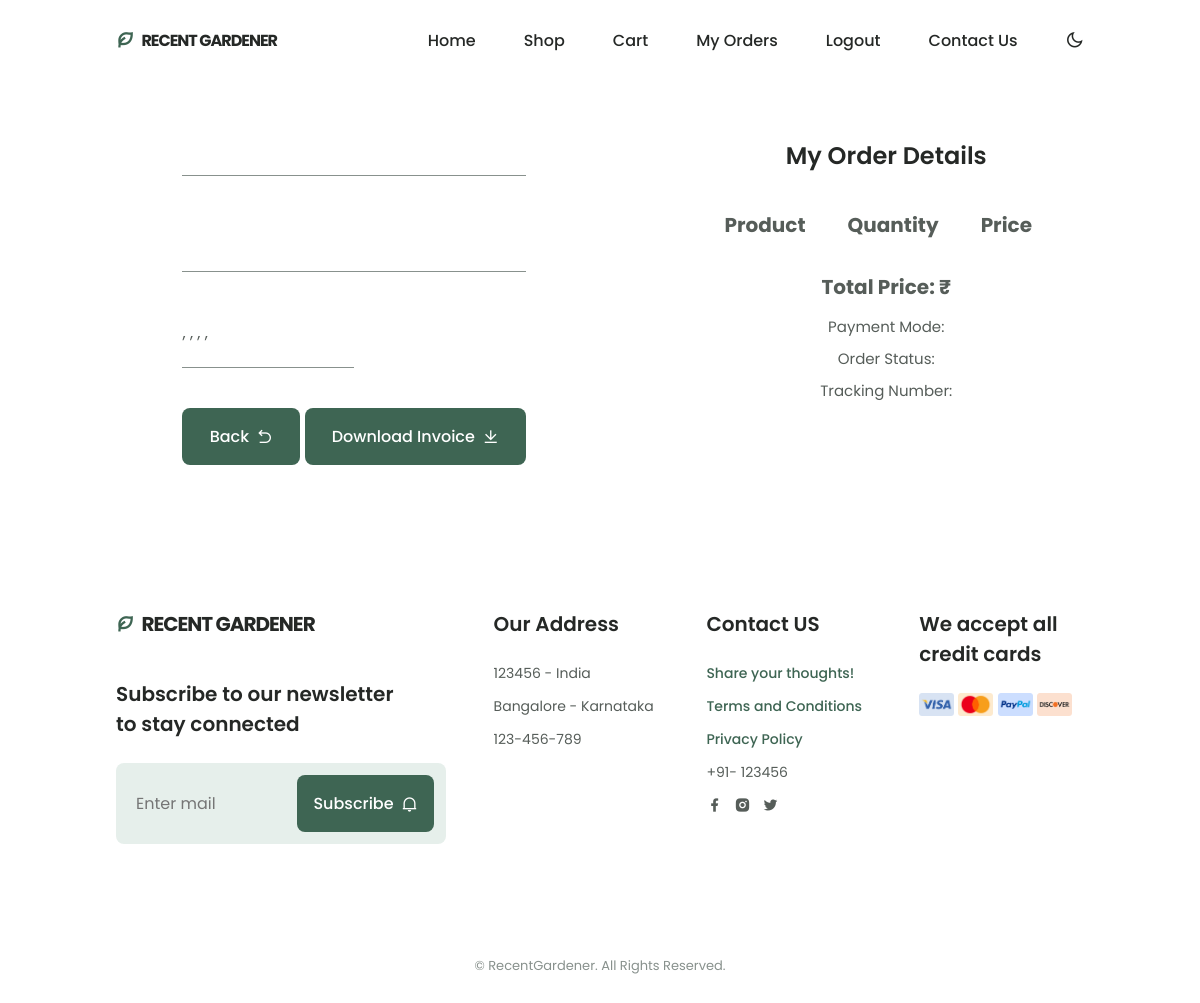
/viewuserorders/demo7491403 (signed in), run on an earlier commit of the app's database.
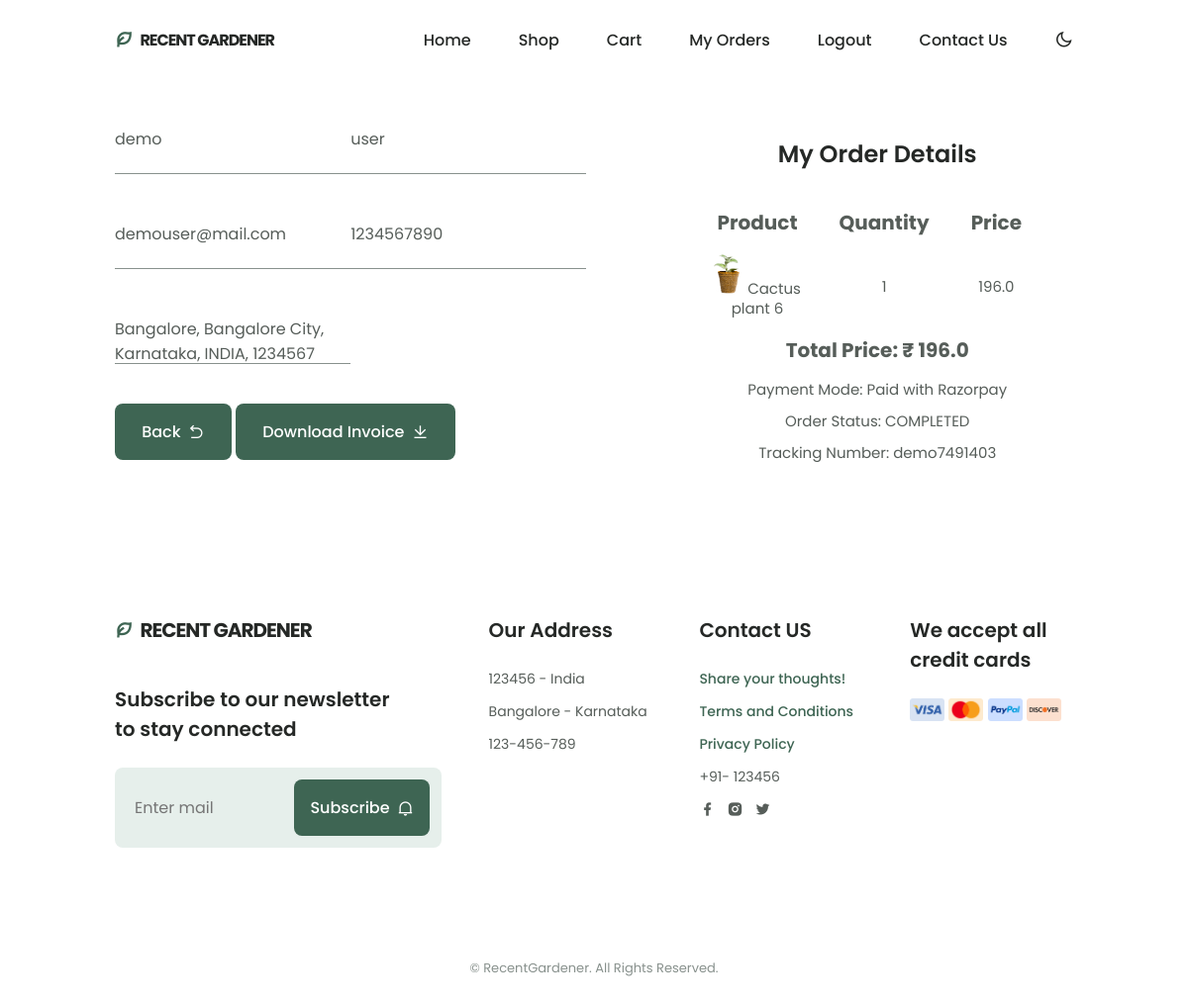
And on a later commit of the database.
### plantswebsite/models.py (models this page shows, shortened)
class Order(models.Model):
    user = models.ForeignKey(User, on_delete=models.CASCADE)
    fname = models.CharField(max_length=150, null=False)
    lname = models.CharField(max_length=150, null=False)
    email = models.CharField(max_length=150, null=False)
    phone = models.CharField(max_length=150, null=False)
    address = models.TextField(null=False)
    city = models.CharField(max_length=150, null=False)
    state = models.CharField(max_length=150, null=False)
    country = models.CharField(max_length=150, null=False)
    pincode = models.CharField(max_length=150, null=False)
    total_price = models.FloatField(null=False)
    payment_mode = models.CharField(max_length=150, null=False)
    payment_id = models.CharField(max_length=250, null=True,blank=True)
    orderstatus = (
        ('PENDING','PENDING'),
        ('OUT FOR SHIPPING','OUT FOR SHIPPING'),
        ('COMPLETED','COMPLETED'),
    )
    status = models.CharField(choices=orderstatus, max_length=150, default='PENDING')
    message = models.TextField(blank=True, null=True)
    tracking_number = models.CharField(max_length=150, blank=True, null=True)
    created_at = models.DateTimeField(auto_now_add=True)
    updated_at = models.DateTimeField(auto_now=True)

class OrderItem(models.Model):
    order = models.ForeignKey(Order, on_delete=models.CASCADE)
    product = models.ForeignKey(Plants, on_delete=models.CASCADE)
    price = models.FloatField(null=False)
    quantity = models.IntegerField(null=False)

class Plants(models.Model):
    class Meta:
        verbose_name_plural = 'Plants'
        verbose_name = 'Plant'
    name = models.CharField(max_length=244, blank=False, null=True)
    price = models.FloatField(blank=False, null=True)
    original_price = models.FloatField(blank=True, null=True)
    description = models.CharField(max_length=244, blank=True, null=True)
    image = models.ImageField(blank=True, null=True, upload_to='plants')
    quantity = models.IntegerField(null=False, blank=False)
    status = models.BooleanField(default=False, help_text="0-default, 1-Hidden")
    trending = models.BooleanField(default=False, help_text="0-default, 1-Hidden")
    highlights_one = models.CharField(max_length=128, blank=True, null=True)
    highlights_two = models.CharField(max_length=128, blank=True, null=True)
    highlights_three = models.CharField(max_length=128, blank=True, null=True)
    highlights_four = models.CharField(max_length=128, blank=True, null=True)

### plantswebsite/views.py (the view)
# urls.py: path('viewuserorders/<str:t_no>', views.viewuserorders, name="viewuserorders"),
def viewuserorders(request, t_no):
    order = Order.objects.filter(tracking_number=t_no).filter(user=request.user).first()
    orderitems = OrderItem.objects.filter(order=order)
    context = {'order': order, 'orderitems': orderitems}
    return render(request, "plantswebsite/viewuserorders.html", context)

### plants/context_processors.py (called while the page is built)
def project_context(request):
    context = {
        'me': LandingScreen.objects.first(),
    }
    return context

### plantswebsite/templates/plantswebsite/viewuserorders.html (shortened to what this page needs)
{% extends 'plantswebsite/base.html' %}
{% load static %}
{% block content %}
<section class="checkout section" id="checkout">
    <div class="contact__container container grid">
        <div class="container">
            <div class="checkout__inputs contact__container">
                <div class="checkout__content">
                    {{ order.fname }}
                </div>
                <div class="checkout__content">
                    {{ order.lname }}
                </div>
                <div class="checkout__content">
                    {{ order.email }}
                </div>
                <div class="checkout__content">
                    {{ order.phone }}
                </div>
                <div class="checkout__content">
                        {{ order.address }},
                        {{ order.city }},
                        {{ order.state }},
                        {{ order.country }},
                        {{ order.pincode }}
                </div>
            </div>
            <div class="contact__container">
                <a href="{% url 'plantswebsite:myorders' %}" class="button button--flex">
                    Back
                    <i class="ri-arrow-go-back-line button__icon"></i>
                </a>
                <a href="{% url 'plantswebsite:render_pdf_view' order.tracking_number %}" class="button button--flex">
                    Download Invoice
                    <i class="ri-download-line button__icon"></i>
                </a>
            </div>
        </div>
        <div class="contact__box checkout_table">
            <h2 class="section__title-centers">
                My Order Details
            </h2>
            <div class="checkout__data section__title-table">
                <div class="contact__information">
                        <table class="table-stripeds">
                            <thead>
                                <tr>
                                    <th class="table_th">Product</th>
                                    <th class="table_th">Quantity</th>
                                    <th class="table_th">Price</th>
                                </tr>
                            </thead>
                            <tbody>
                                {% for item in orderitems %}
                                    <tr>
                                        <td class="table_td">
                                            <img src="{{ item.product.image.url }}" class="me-2" height="30px" width="30px">
                                            {{ item.product.name }}
                                        </td>
                                        <td class="table_td">{{ item.quantity }}</td>
                                        <td class="table_td">{{ item.price }}</td>
                                    </tr>
                                {% endfor %}
                            </tbody>
                        </table>
                        <div class="footer_content">
                            <div class="footer_cards">
                                <h4 class="section__title-centers">
                                    Total Price:
                                    <span> ₹ {{ order.total_price }} </span>
                                </h4>
                                <ul class="footer__data">
                                <li class="section__title-centers table_td"> Payment Mode: <span class="table_td">{{ order.payment_mode }}</span> </li>
                                <li class="section__title-centers table_td"> Order Status: <span class="table_td">{{ order.status }}</span> </li>
                                <li class="section__title-centers table_td"> Tracking Number: <span class="table_td">{{ order.tracking_number }}</span> </li>
                                </ul>
                            </div>
                        </div>
                </div>
            </div>
        </div>
    </div>
</section>
{%endblock%}

### plantswebsite/templates/plantswebsite/base.html (shortened to what this page needs)
{% load static %}
<!DOCTYPE html>
<html lang="en">
<head>
    <link href="https://cdn.jsdelivr.net/npm/remixicon@2.5.0/fonts/remixicon.css" rel="stylesheet">
    <link rel="stylesheet" href="https://unpkg.com/swiper@7.0.5/swiper-bundle.min.css">
    <link rel="stylesheet" href="//code.jquery.com/ui/1.13.2/themes/base/jquery-ui.css">
    <link href="{% static 'css/style.css' %}" rel="stylesheet">
</head>
<body>
    {% include 'plantswebsite/partials/nav.html' %}
    {% block content %}
    {% endblock %}
    {% include 'plantswebsite/partials/footer.html' %}
</body>
</html>

### plantswebsite/templates/plantswebsite/partials/nav.html (shortened to what this page needs)
{% load static %}
<header class="header" id="header">
    <nav class="nav container">
        <a href="{% url 'plantswebsite:home' %}" class="nav__logo">
            <i class="ri-leaf-line nav__logo-icon"></i> Recent Gardener
        </a>
        <div class="nav__menu" id="nav-menu">
            <ul class="nav__list">
                <li class="nav__item">
                    <a href="{% url 'plantswebsite:home' %}" class="nav__link">Home</a>
                </li>
                <li class="nav__item">
                    <a href="{% url 'plantswebsite:shop' %}" class="nav__link">Shop</a>
                </li>
                {% if request.user.is_authenticated %}
                    <li class="nav__item">
                        <a href="{% url 'plantswebsite:cart' %}" class="nav__link qty-input">Cart{{ cart.product_quantity }}</a>
                    </li>
                {% else %}
                    <li class="nav__item">
                        <a href="{% url 'plantswebsite:login' %}" class="nav__link">Cart</a>
                    </li>
                {% endif %}
                {% if request.user.is_authenticated %}
                    <li class="nav__item">
                        <a href="{% url 'plantswebsite:myorders' %}" class="nav__link">My Orders</a>
                    </li>
                {% endif %}
                {% if request.user.is_authenticated %}
                <li class="nav__item">
                    <a href="{% url 'plantswebsite:logout' %}" class="nav__link">Logout</a>
                </li>
            {% else %}
                <li class="nav__item">
                    <a href="{% url 'plantswebsite:login' %}" class="nav__link">Login/Register</a>
                </li>
            {% endif %}
                <li class="nav__item">
                    <a href="{% url 'plantswebsite:contact' %}" class="nav__link">Contact Us</a>
                </li>
            </ul>
        </div>
        <div class="nav__btns">
            <i class="ri-moon-line change-theme" id="theme-button"></i>
        </div>
    </nav>
</header>

### plantswebsite/templates/plantswebsite/partials/footer.html (shortened to what this page needs)
{% load static %}
<footer class="footer section">
    <div class="footer__container container grid">
        <div class="footer__content">
            <a href="#" class="footer__logo">
                <i class="ri-leaf-line footer__logo-icon"></i> Recent Gardener
            </a>
            <h3 class="footer__title">
                Subscribe to our newsletter <br> to stay connected
            </h3>
            <form id="subscribeForm" method="POST" action="/subscribe/">
                <div class="footer__subscribe">
                    <input type="email" name="SubcribeEmail" placeholder="Enter mail" class="footer__input" required>
                    <button class="button button--flex footer__button">
                        Subscribe
                        <i class="ri-notification-2-line button__icon"></i>
                    </button>
                </div>
            </form>
        </div>
        <div class="footer_content">
            <h3 class="footer__title">Our Address</h3>
            <ul class="footer__data">
                <li class="footer__information">123456 - India</li>
                <li class="footer__information">Bangalore - Karnataka</li>
                <li class="footer__information">123-456-789</li>
            </ul>
        </div>
        <div class="footer_content">
            <h3 class="footer__title">Contact US</h3>
            <ul class="footer__data">
                <li class="footer__information"><a href="{% url 'plantswebsite:contact' %}" class="button--link button--flex"> Share your thoughts! </a></li>
                <li class="footer__information"><a href="{% url 'plantswebsite:contact' %}" class="button--link button--flex"> Terms and Conditions </a></li>
                <li class="footer__information"><a href="{% url 'plantswebsite:contact' %}" class="button--link button--flex"> Privacy Policy </a></li>
                <li class="footer__information">+91- 123456</li>
                <div class="footer__social">
                    <a href="https://www.facebook.com" class="footer__social-link">
                        <i class="ri-facebook-fill"></i>
                    </a>
                    <a href="https://www.instagram.com" class="footer__social-link">
                        <i class="ri-instagram-fill"></i>
                    </a>
                    <a href="https://www.twitter.com" class="footer__social-link">
                        <i class="ri-twitter-fill"></i>
                    </a>
                </div>
            </ul>
        </div>
        <div class="footer_content">
            <h3 class="footer__title">We accept all credit cards</h3>
            <div class="footer_cards">
                <img src="{% static 'images/card1.png' %}" alt="" class="footer__card">
                <img src="{% static 'images/card2.png' %}" alt="" class="footer__card">
                <img src="{% static 'images/card3.png' %}" alt="" class="footer__card">
                <img src="{% static 'images/card4.png' %}" alt="" class="footer__card">
            </div>
        </div>
    </div>
    <p class="footer__copy">&#169; RecentGardener. All Rights Reserved.</p>
</footer>

What changed in the data, as far as the page shows it:
added Order: fname "demo", lname "user", email "demouser@mail.com", phone "1234567890", address "Bangalore", city "Bangalore City", state "Karnataka", country "INDIA", pincode "1234567", total_price "196.0", payment_mode "Paid with Razorpay", status "COMPLETED", tracking_number "demo7491403"
added OrderItem: product.image (picture), product.name "Cactus plant 6", quantity "1", price "196.0"
